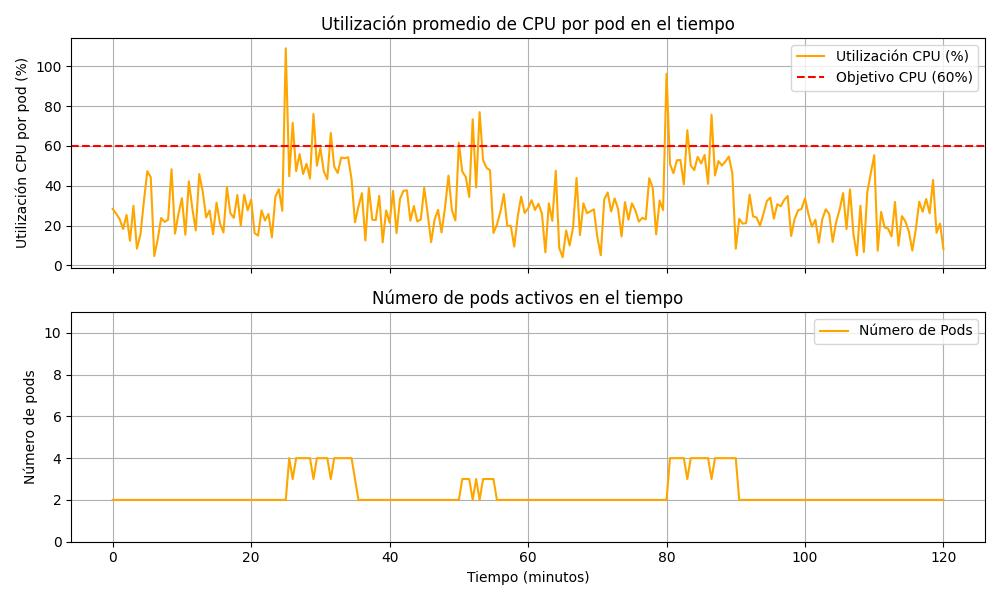

Recreate this plot in Python.
import numpy as np
import matplotlib.pyplot as plt

# Parámetros de simulación
total_time_minutes = 120  # tiempo total de simulación en minutos (2 horas)
dt = 0.5  # paso de tiempo en minutos (0.5 min = 30 segundos por paso)
num_steps = int(total_time_minutes / dt) + 1  # cantidad de instantes de tiempo simulados

# Setpoint (objetivo) de utilización de CPU (fracción de 1, es decir 0.60 = 60%)
cpu_target = 0.60

# Límite mínimo y máximo de pods
min_pods = 2
max_pods = 10

# Tiempo de enfriamiento (cooldown) en minutos para evitar escalados muy seguidos
cooldown_minutes = 0  # por ejemplo, 5 minutos de espera mínima entre escalados
cooldown_steps = int(cooldown_minutes / dt)

# Función que modela la carga del sistema (con picos y caídas en el tiempo)
def carga_sistema(t):
    """
    Devuelve la carga total relativa a la capacidad de un pod en el tiempo t (minutos).
    Incluye una carga base y picos de carga en ciertos intervalos de tiempo.
    """
    # Carga base (por ejemplo, 0.5 corresponde a 50% de uso de un pod)
    carga = 0.5
    # Pico 1: alta carga entre 25 y 35 minutos
    if 25 <= t < 35:
        carga += 1.5  # aumento de carga (pico alto)        
    # Pico 2: carga moderada entre 50 y 55 minutos
    if 50 <= t < 55:
        carga += 0.8  # aumento de carga (pico moderado)
    # Pico 3: alta carga entre 80 y 90 minutos
    if 80 <= t < 90:
        carga += 1.5  # aumento de carga (segundo pico alto)
    
    # "ruido" para evidenciar el sobreescalado por el cooldown 0
    carga += np.random.normal(0, 0.2)

    return carga

# Arreglos para almacenar resultados en el tiempo
tiempos = np.arange(0, total_time_minutes + 0.0001, dt)  # vector de tiempo en minutos
uso_cpu = np.zeros_like(tiempos)    # utilización de CPU por pod (fracción de 1)
cantidad_pods = np.zeros_like(tiempos)  # número de pods activos

# Condiciones iniciales
pods_actuales = min_pods  # iniciar con el número mínimo de pods
ultimo_escaleo = -cooldown_steps  # indicador de último paso donde se escaló (inicializar negativo para permitir escalar al inicio)

# Bucle de simulación en pasos de dt
for i, t in enumerate(tiempos):
    # 1. Calcular carga actual del sistema
    carga_total = carga_sistema(t)
    # 2. Calcular utilización promedio de CPU por pod
    uso_actual = carga_total / pods_actuales
    # Guardar métricas actuales en los arreglos de resultados
    uso_cpu[i] = uso_actual
    cantidad_pods[i] = pods_actuales
    # 3. Controlador proporcional: decidir si escalar según CPU vs objetivo
    if i - ultimo_escaleo >= cooldown_steps:
        # Calcular réplicas deseadas según la fórmula proporcional
        replicas_deseadas = pods_actuales * (uso_actual / cpu_target)
        # Redondear hacia arriba para no infra-provisionar (ceil asegura cubrir la carga)
        nuevos_pods = int(np.ceil(replicas_deseadas))
        # Aplicar límites mínimo y máximo
        if nuevos_pods < min_pods:
            nuevos_pods = min_pods
        if nuevos_pods > max_pods:
            nuevos_pods = max_pods
        # Si hay un cambio en la cantidad de pods, aplicar escalado
        if nuevos_pods != pods_actuales:
            pods_actuales = nuevos_pods
            ultimo_escaleo = i  # registrar el paso en que se escala
# Fin del bucle de simulación

# Graficar resultados
fig, (ax1, ax2) = plt.subplots(2, 1, figsize=(10,6), sharex=True)
# Gráfico de utilización de CPU (% por pod)
ax1.plot(tiempos, uso_cpu * 100, color='orange', label='Utilización CPU (%)')
ax1.axhline(cpu_target * 100, color='r', linestyle='--', label='Objetivo CPU (60%)')
ax1.set_ylabel('Utilización CPU por pod (%)')
ax1.set_title('Utilización promedio de CPU por pod en el tiempo')
ax1.legend(loc='upper right')
ax1.grid(True)
# Gráfico del número de pods activos
ax2.plot(tiempos, cantidad_pods, color='orange', label='Número de Pods')
ax2.set_ylabel('Número de pods')
ax2.set_xlabel('Tiempo (minutos)')
ax2.set_title('Número de pods activos en el tiempo')
ax2.set_ylim(0, max_pods + 1)
ax2.legend(loc='upper right')
ax2.grid(True)
plt.tight_layout()
plt.show()
